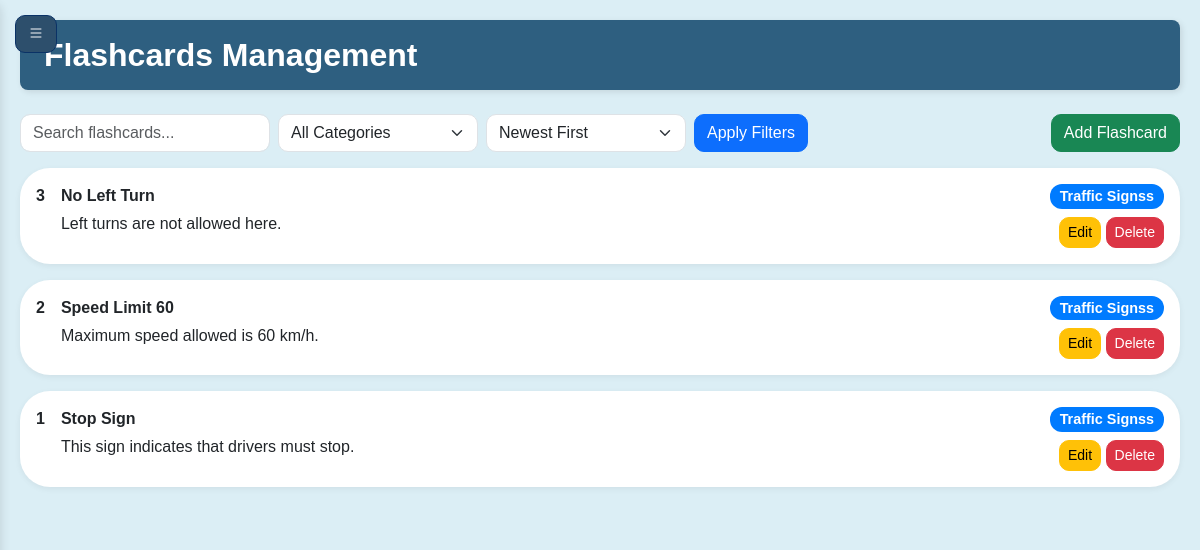
Screenshot of /flashcards.php (signed in) with the database file from the repository.
### tables this page shows
CREATE TABLE `flashcards` (
  `id` int(11) NOT NULL,
  `title` varchar(150) NOT NULL,
  `description` text NOT NULL,
  `category_id` int(11) NOT NULL
);

CREATE TABLE `categories` (
  `id` int(11) NOT NULL,
  `name` varchar(100) NOT NULL,
  `description` text DEFAULT NULL
);

### flashcards.php (the view, shortened to what this page needs)
<?php
include 'include/db.php';
$search = $_GET['search'] ?? '';
$sort = $_GET['sort'] ?? 'id_desc';
$where = [];
$params = [];
$where_sql = $where ? 'WHERE ' . implode(' AND ', $where) : '';
$sort_options = [
    'title_asc' => 'flashcards.title ASC',
    'title_desc' => 'flashcards.title DESC',
    'category_asc' => 'categories.name ASC',
    'category_desc' => 'categories.name DESC',
    'id_asc' => 'flashcards.id ASC',
    'id_desc' => 'flashcards.id DESC'
];
$order_by = $sort_options[$sort] ?? $sort_options['id_desc'];
$stmt = $conn->prepare("SELECT flashcards.*, categories.name AS category_name
                        FROM flashcards
                        LEFT JOIN categories ON flashcards.category_id = categories.id
                        $where_sql
                        ORDER BY $order_by");
$stmt->execute($params);
$all_flashcards = $stmt->fetchAll();
?>
<?php include 'inc/header.php'; ?>
<div class="content-area">
    <div class="sticky-dashboard-bar px-4 py-3 mb-4">
        <h2 class="m-0 text-white fw-bold">Flashcards Management</h2>
    </div>
    <div class="d-flex flex-wrap justify-content-between align-items-center gap-2 mb-3">
        <form method="GET" class="d-flex flex-nowrap align-items-center gap-2 mb-0 flex-grow-1">
            <input type="text" name="search" placeholder="Search flashcards..." value="<?= htmlspecialchars($search); ?>" class="form-control" style="max-width: 250px; min-width: 200px;">
            <select name="category_filter" class="form-select" style="max-width: 200px; min-width: 150px;">
                <option value="">All Categories</option>
            </select>
            <select name="sort" class="form-select" style="max-width: 200px; min-width: 150px;">
                <option value="id_desc" <?= ($sort == 'id_desc') ? 'selected' : '' ?>>Newest First</option>
            </select>
            <button type="submit" class="btn btn-primary">Apply Filters</button>
        </form>
        <button class="btn btn-success" data-bs-toggle="modal" data-bs-target="#addModal">Add Flashcard</button>
    </div>
    <div class="table-container">
  <?php foreach ($all_flashcards as $row): ?>
    <div class="flashcard-box d-flex justify-content-between align-items-start flex-nowrap gap-3 p-3 mb-3">
  <div class="d-flex align-items-start gap-3 flex-grow-1">
    <div class="fw-bold"><?= $row['id'] ?></div>
    <div>
      <div class="fw-bold mb-1"><?= htmlspecialchars($row['title']) ?></div>
      <div><?= htmlspecialchars($row['description']) ?></div>
    </div>
  </div>
  <div class="d-flex flex-column align-items-end text-end flex-shrink-0" style="min-width: 160px;">
    <span class="badge mb-2"><?= htmlspecialchars($row['category_name']) ?></span>
    <div>
      <button class="btn btn-sm btn-warning" data-bs-toggle="modal" data-bs-target="#editModal<?= $row['id'] ?>">Edit</button>
      <a href="flashcards.php?delete=<?= $row['id'] ?>" class="btn btn-sm btn-danger" onclick="return confirm('Are you sure?')">Delete</a>
    </div>
  </div>
</div>
  <?php endforeach; ?>
</div>
<?php include 'inc/footer.php'; ?>

### inc/header.php (shortened to what this page needs)
<!DOCTYPE html>
<html lang="en">
<head>
    <link href="https://cdn.jsdelivr.net/npm/bootstrap@5.3.0/dist/css/bootstrap.min.css" rel="stylesheet" />
    <link href="https://cdn.jsdelivr.net/npm/bootstrap-icons@1.11.1/font/bootstrap-icons.css" rel="stylesheet" />
    <link href="https://cdnjs.cloudflare.com/ajax/libs/font-awesome/6.4.0/css/all.min.css" rel="stylesheet" />
</head>
<body>
        <button id="sidebarToggle" class="btn btn-primary">
            <i class="bi bi-list"></i>
        </button>
</body>
</html>

### inc/footer.php (shortened to what this page needs)
</div>
</body>
</html>

### inc/header.php (style rules this page uses)
body { margin: 0; padding: 0; font-family: 'Arial', sans-serif; }
.content-area { margin-left: 0; transition: margin-left 0.3s ease; }
#sidebarToggle { position: fixed; top: 15px; left: 15px; z-index: 1100; background-color: #2d4f6c; border-color:rgb(10, 50, 102); color: white; }

### flashcards.php (style rules this page uses)
body { background-color: #dbeef5; }
.content-area { padding: 20px; background-color: #dbeef5; }
.sticky-dashboard-bar { position: sticky; top: 0; z-index: 100; background-color: #2e5f80; border-radius: 8px; box-shadow: 2px 2px 6px rgba(0, 0, 0, 0.1); }
.form-control, .form-select { border-radius: 10px; }
.btn { border-radius: 10px; }
.table-container { background: transparent; margin-top: 10px; }
.badge { font-size: 0.9rem; background-color: #007bff; color: #fff; padding: 5px 10px; border-radius: 12px; }
.flashcard-box { display: flex; justify-content: space-between; align-items: flex-start; flex-wrap: wrap; gap: 15px; background: white; border-radius: 30px; box-shadow: 0 2px 6px rgba(0, 0, 0, 0.06); padding: 20px 25px; }

### rows the page displays
flashcards: id "3", title "No Left Turn", description "Left turns are not allowed here.", category.name "Traffic Signss"
flashcards: id "2", title "Speed Limit 60", description "Maximum speed allowed is 60 km/h.", category.name "Traffic Signss"
flashcards: id "1", title "Stop Sign", description "This sign indicates that drivers must stop.", category.name "Traffic Signss"
